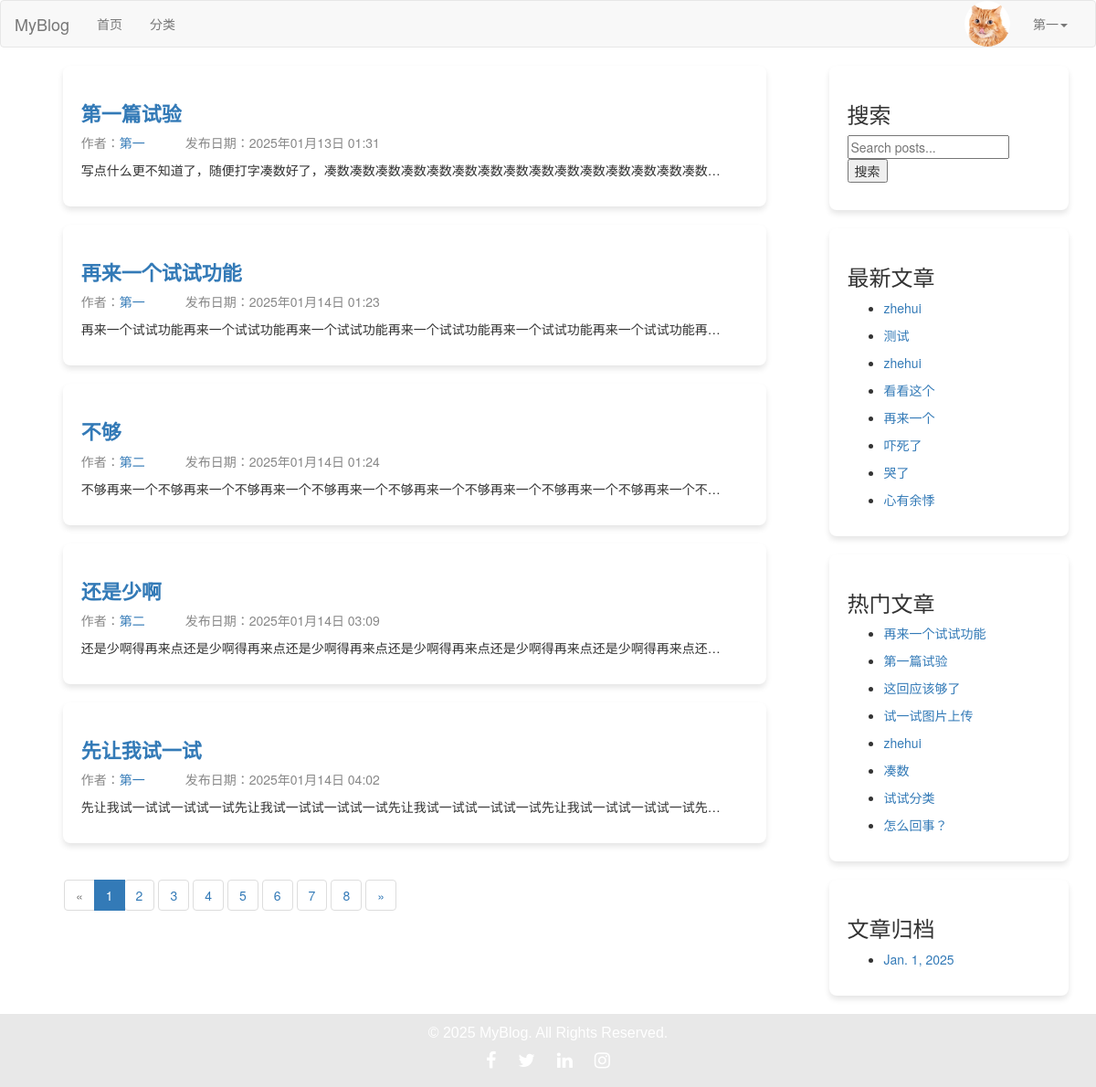
The page / (signed in) on the database as committed earlier.
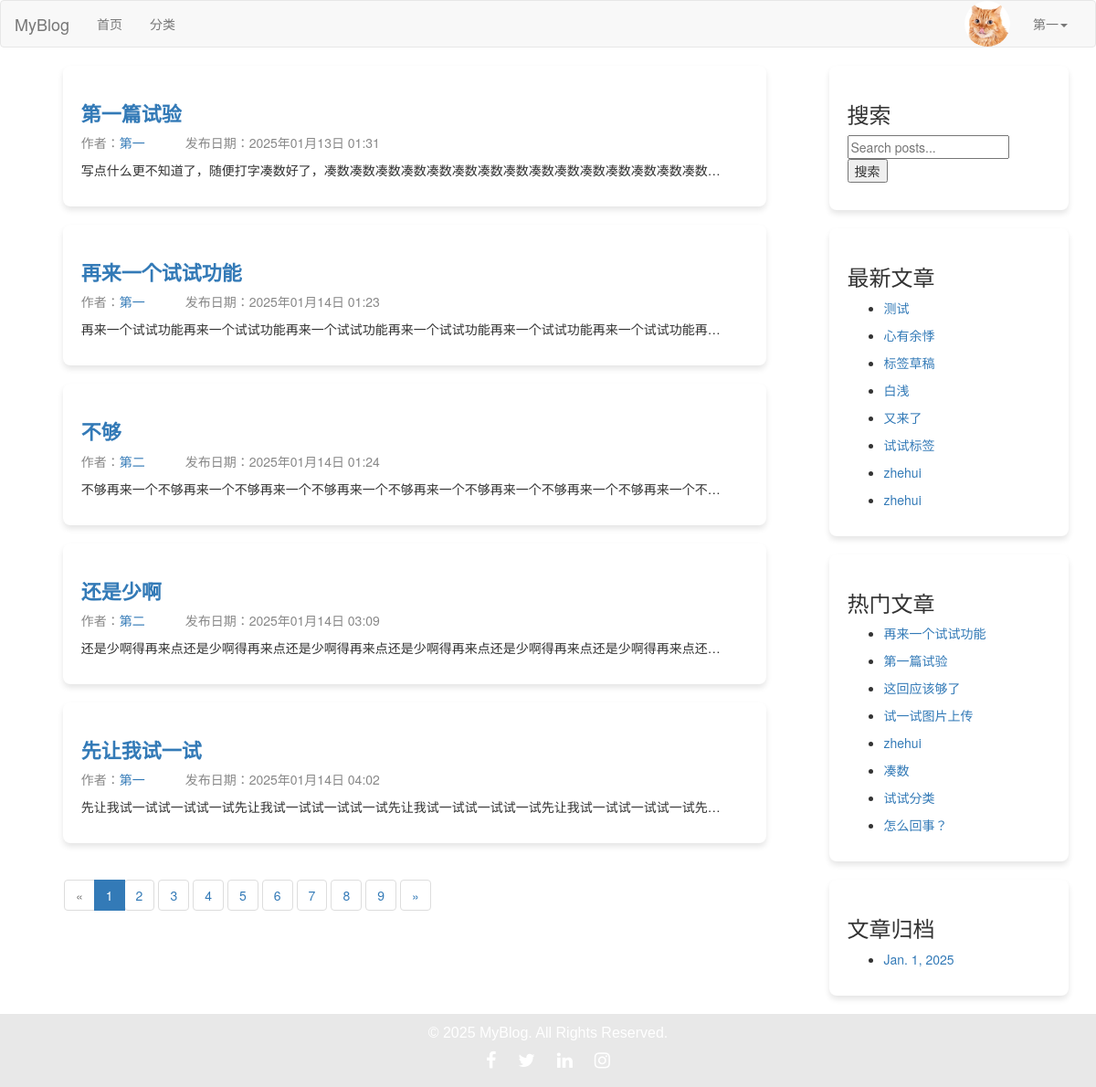
The same page on the database as committed later.
### users/models.py (models this page shows, shortened)
class UserProfile(models.Model):
    USER_GENDER_TYPE = (
        ('male','男'),
        ('female','女'),
    )
    owner = models.OneToOneField(User, on_delete=models.CASCADE, verbose_name='用户')
    nickname=models.CharField(verbose_name='昵称',max_length=23,blank=True,null=True)
    birthday=models.DateTimeField(verbose_name='生日',blank=True,null=True)
    gender=models.CharField(verbose_name='性别', choices=USER_GENDER_TYPE,max_length=6,default='male')
    image=models.ImageField(verbose_name='用户头像',upload_to=user_avatar_upload_to,default='image/default.jpg',max_length=255)
    desc=models.TextField(verbose_name='个人简介',max_length=200,blank=True,default='')
    signature=models.CharField(verbose_name='个性签名',max_length=50,blank=True,default='')

### blog/models.py (models this page shows, shortened)
class Post(models.Model):
    DRAFT = 'draft'
    PUBLISHED = 'published'
    STATUS_CHOICES = [
        (DRAFT, '草稿'),
        (PUBLISHED, '已发布'),
    ]
    title = models.CharField(max_length=61, verbose_name="文章标题")
    desc = models.TextField(max_length=200, blank=True, default="", verbose_name="文章描述")
    category = models.ForeignKey(Category, on_delete=models.CASCADE, verbose_name="分类")
    content = models.TextField(verbose_name="文章详情")
    tags = models.ManyToManyField(Tag, related_name='posts', verbose_name="文章标签")  # 修改为 ManyToManyField
    owner = models.ForeignKey(User, on_delete=models.CASCADE, verbose_name="作者")
    is_hot = models.BooleanField(default=False, verbose_name='是否热门')
    pv = models.IntegerField(default=0, verbose_name='浏览量')
    add_date = models.DateTimeField(auto_now_add=True, verbose_name="添加时间")
    pub_date = models.DateTimeField(auto_now=True, verbose_name="修改时间")
    status = models.CharField(max_length=10, choices=STATUS_CHOICES, default=DRAFT, verbose_name="状态")
    liked_users = models.ManyToManyField(
        User,
        related_name="liked_posts",
        blank=True,
        verbose_name="点赞用户",
    )
    favorited_users = models.ManyToManyField(
        User,
        related_name="favorited_posts",
        blank=True,
        verbose_name="收藏用户",
    )
    class Meta:
        verbose_name = "文章"
        verbose_name_plural = verbose_name

class Sidebar(models.Model):
    STATUS = (
        (1,'隐藏'),
        (2,'展示')
    )
    DISPLAY_TYPE = (
        (1,'搜索'),
        (2,'最新文章'),
        (3,'最热文章'),
        (4,'最近评论'),
        (5,'文章归档'),
        (6,'HTML')
    )
    title = models.CharField(max_length=50,verbose_name='模块名称')
    display_type = models.PositiveIntegerField(default=1,choices=DISPLAY_TYPE,verbose_name="展示类型")
    content = models.CharField(max_length=500,blank=True,default='',verbose_name="内容", help_text='如果设置的不是HTML类型，可为空')
    sort = models.PositiveIntegerField(default=1,verbose_name='排序',help_text='序号越大越靠前')
    status = models.PositiveIntegerField(default=2,choices=STATUS,verbose_name='状态')
    add_date = models.DateTimeField(auto_now_add=True,verbose_name="创建时间")
    class Meta:
        verbose_name="侧边栏"
        verbose_name_plural = verbose_name
        ordering = ['-sort']
    @classmethod
    def get_sidebar(cls):
        return cls.objects.filter(status=2)
    @property
    def get_content(self):
        if self.display_type == 1:
            context = {
            }
            return render_to_string('sidebar/search.html', context=context)
        elif self.display_type == 2:
            context = {
            }
            return render_to_string('sidebar/new_post.html', context=context)
        elif self.display_type == 3:
            context = {
            }
            return render_to_string('sidebar/hot_post.html', context=context)
        elif self.display_type == 4:
            context = {
            }
            return render_to_string('comment.html', context=context)
        elif self.display_type == 5:
            context = {
            }
            return render_to_string('sidebar/archives.html', context=context)
        elif self.display_type == 6:
            return self.content

### blog/views/index.py (the view)
# urls.py: path('', index.index, name='index'),
def index(request):
    post_list = Post.objects.filter(status=Post.PUBLISHED)
    paginator = Paginator(post_list, 5)  # 每页 5 篇文章
    page = request.GET.get('page')  # 获取当前页码
    try:
        posts = paginator.page(page)
    except PageNotAnInteger:
        posts = paginator.page(1)  # 如果页码不是整数，返回第一页
    except EmptyPage:
        posts = paginator.page(paginator.num_pages)  # 如果超出页码范围，返回最后一页
    context = {'post_list': posts}
    return render(request, 'index.html', context)

### blog/templatetags/category.py (called while the page is built)
@register.simple_tag
def get_sidebar_list():
    return Sidebar.get_sidebar()

@register.simple_tag
def get_new_post():
    return Post.objects.order_by('-pub_date')[:8]

@register.simple_tag
def get_hot_pv_post():
    return Post.objects.order_by('-pv')[:8]

@register.simple_tag
def get_archives():
    return Post.objects.dates('add_date', 'month', order='DESC')[:8]

### blog/templates/index.html (shortened to what this page needs)
{% extends 'layout/base.html' %}
{% load static %}
{% load category %}
{% block css %}
    <link rel="stylesheet" href="{% static 'css/blog.css' %}">
{% endblock %}
{% block content_left %}
    <section class="section">
        <div class="container blog-container">
            {% for post in post_list %}
                <div class="box blog-box">
                    <h1 class="title small-title"><a href="{% url 'blog:post_detail' post.id %}">{{ post.title }}</a>
                    </h1>
                    <p class="subtitle post-info">
                        <span class="author">作者：<a href="{% url 'blog:author_profile' post.owner.id %}">{{ post.owner.username }}</a></span>
                        <span class="date">发布日期：{{ post.add_date|date:"Y年m月d日 H:i" }}</span>
                    </p>
                    <p>{{ post.content|truncatechars:50 }}</p>
                </div>
            {% endfor %}
        </div>
        <nav aria-label="Page navigation">
            <ul class="pagination">
                {% if post_list.has_previous %}
                    <li>
                        <a href="?page={{ post_list.previous_page_number }}" aria-label="Previous">
                            <span aria-hidden="true">«</span>
                        </a>
                    </li>
                {% else %}
                    <li class="disabled">
                        <span aria-hidden="true">«</span>
                    </li>
                {% endif %}
                {% for num in post_list.paginator.page_range %}
                    {% if post_list.number == num %}
                        <li class="active">
                            <span>{{ num }} <span class="sr-only">(current)</span></span>
                        </li>
                    {% else %}
                        <li>
                            <a href="?page={{ num }}">{{ num }}</a>
                        </li>
                    {% endif %}
                {% endfor %}
                {% if post_list.has_next %}
                    <li>
                        <a href="?page={{ post_list.next_page_number }}" aria-label="Next">
                            <span aria-hidden="true">»</span>
                        </a>
                    </li>
                {% else %}
                    <li class="disabled">
                        <span aria-hidden="true">»</span>
                    </li>
                {% endif %}
            </ul>
        </nav>
    </section>
{% endblock %}

### blog/templates/layout/base.html (shortened to what this page needs)
{% load static %}
{% load category %}
<!DOCTYPE html>
<html lang="en">
<head>
    <link rel="stylesheet" href="{% static 'plugin/bootstrap/css/bootstrap.css' %}">
    <link rel="stylesheet" href="{% static 'plugin/font-awesome/css/font-awesome.min.css' %}">
    <link rel="stylesheet" href="{% static 'css/blog.css' %}">
    {% block css %}
    {% endblock %}
</head>
<body>
<nav class="navbar navbar-default">
    <div class="container-fluid">
        <div class="navbar-header">
            <a class="navbar-brand" href="{% url 'blog:index' %}">MyBlog</a>
        </div>
        <div class="collapse navbar-collapse" id="bs-example-navbar-collapse-1">
            <ul class="nav navbar-nav">
                <li><a href="{% url 'blog:index' %}">首页<span class="sr-only">(current)</span></a></li>
                <li><a href="{% url 'blog:category_list' %}">分类</a></li>
            </ul>
            <ul class="nav navbar-nav navbar-right">
                {% if request.user.is_authenticated %}
                    <li class="user-avatar">
                        <img src="{{ request.user.userprofile.image.url }}" alt="User Avatar" class="avatar-img">
                    </li>
                    <li class="dropdown">
                        <a href="#" class="dropdown-toggle" data-toggle="dropdown" role="button" aria-haspopup="true"
                           aria-expanded="false">
                            {{ request.user.username }}<span class="caret"></span>
                        </a>
                    </li>
                {% else %}
                    <li><a href="{% url 'users:login' %}">登录</a></li>
                    <li><a href="{% url 'users:register' %}" target="_blank">注册</a></li>
                {% endif %}
            </ul>
        </div>
    </div>
</nav>
{% block content %}
    <div class="container content-container">
        <div class="row">
            <div class="col-md-9 content-left">
                {% block content_left %}
                {% endblock %}
            </div>
            <div class="col-md-3 content-right">
                {% block content_right %}
                    {% get_sidebar_list as sidebar_list %}
                    {% for sidebar in sidebar_list %}
                        <div class="blog-box">
                            <h3>{{ sidebar.title }}</h3>
                            <p>{{ sidebar.get_content|safe }}</p>
                        </div>
                    {% endfor %}
                {% endblock %}
            </div>
        </div>
    </div>
{% endblock %}
{% block footer %}
    <footer class="footer">
        <div class="container text-center">
            <p>© 2025 MyBlog. All Rights Reserved.</p>
            <div class="social-icons">
                <a href="#" class="social-icon"><i class="fa fa-facebook"></i></a>
                <a href="#" class="social-icon"><i class="fa fa-twitter"></i></a>
                <a href="#" class="social-icon"><i class="fa fa-linkedin"></i></a>
                <a href="#" class="social-icon"><i class="fa fa-instagram"></i></a>
            </div>
        </div>
    </footer>
{% endblock %}
</body>
</html>

### blog/templates/sidebar/search.html
<form method="GET" action="{% url 'blog:search' %}" class="search-form">
    <input
            type="text"
            name="keywords"
            placeholder="Search posts..."
            value="{{ request.GET.keywords|default_if_none:'' }}"
            class="search-input"
    >
    <button type="submit" class="search-button">搜索</button>
</form>

### blog/templates/sidebar/new_post.html
{% load category %}
{% get_new_post as post_list %}
{% for post in post_list %}
    <ul>
    <li><a href="{% url 'blog:post_detail' post.id %}">{{ post.title }}</a> </li>
    </ul>
{% endfor %}

### blog/templates/sidebar/hot_post.html
{% load category %}
{% get_hot_pv_post as post_list %}
{% for post in post_list %}
    <ul>
    <li><a href="{% url 'blog:post_detail' post.id %}">{{ post.title }}</a> </li>
    </ul>
{% endfor %}

### blog/templates/sidebar/archives.html
{% load category %}
{% get_archives as archives_list %}
{% for archive in archives_list %}
    <ul>
    <li><a href="{% url 'blog:archives' archive.year archive.month %}">{{ archive }}</a> </li>
    </ul>
{% endfor %}

### static/css/blog.css (style rules this page uses)
.user-avatar { display: inline-block; vertical-align: middle; margin-right: 10px; }
.avatar-img { width: 50px; height: 50px; border-radius: 50%; object-fit: cover; }
.footer { background-color: #E8E8E8; color: #fff; padding: 10px 0; font-family: 'Arial', sans-serif; text-align: center; height: 80px; }
.footer p { font-size: 16px; margin-bottom: 5px; }
.social-icons { margin-top: 5px; }
.social-icon { margin: 0 10px; color: #fff; font-size: 20px; transition: color 0.3s ease; }
.blog-container { max-width: 800px; margin: 0 auto; }
.small-title { font-size: 22px; font-weight: bold; }
.post-info { color: #888; margin-top: 10px; }
.author { margin-right: 40px; }
.date { color: #888; }
.blog-box { padding: 20px; background-color: #fff; margin-bottom: 20px; box-shadow: 0px 4px 6px rgba(0, 0, 0, 0.1); border-radius: 8px; }
.pagination { margin: 20px 0; margin-left: 40px; }
.pagination a { margin: 0 5px; padding: 5px 10px; background-color: #007bff; color: white; border-radius: 4px; text-decoration: none; }

Rows that differ between the two databases and show on the page:
computed for Sidebar "最新文章": loses Post (title "看看这个"); loses Post (title "再来一个"); loses Post (title "吓死了"); loses Post (title "哭了")
changed Post "测试": moves up the list
changed Post "心有余悸": moves up the list
added Post: title "标签草稿", shown under Sidebar "最新文章"
added Post: title "白浅", shown under Sidebar "最新文章"
added Post: title "又来了", shown under Sidebar "最新文章"
added Post: title "试试标签", shown under Sidebar "最新文章"
Other text that changed with them:
new list line: "9"
